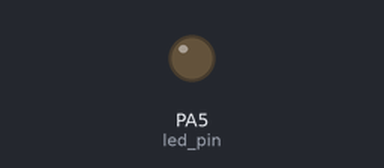
The program below on a simulated pyboard running MicroPython. Shown: output pins drawn as LEDs (lit = HIGH).

Above: at 0.05 s.
At 0.95 s:
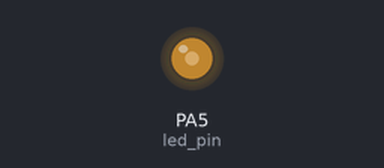
At 1.9 s:
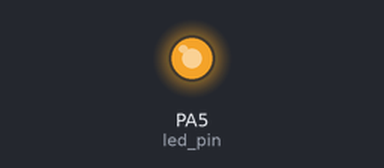
At 3.8 s:
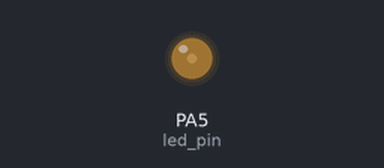
Timing chart, 0 to 5.5 s (numbered marks = the images above):
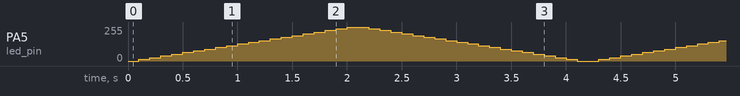

The program:

PWM_Control_LED_brightness.py
```python
from pyb import Pin, Timer
import time

# Define the pin connected to the LED (PA5 for STM32F401)
led_pin = Pin('PA5')

# Create a Timer object using pyb module
tim = Timer(2, freq=1000)  # Timer 2, 1 kHz frequency

# Configure the Timer channel for PWM using pyb module
ch = tim.channel(1, Timer.PWM, pin=led_pin)

# Set initial duty cycle to 1% using pyb module
ch.pulse_width_percent(1)

# Function to ramp up and down the PWM duty cycle
def ramp_pwm():
    try:
        for duty_cycle in range(0, 101, 5):  # Ramp up from 0% to 100%
            ch.pulse_width_percent(duty_cycle)
            time.sleep(0.1)

        for duty_cycle in range(100, -1, -5):  # Ramp down from 100% to 0%
            ch.pulse_width_percent(duty_cycle)
            time.sleep(0.1)

    except KeyboardInterrupt:
        pass

# Execute the ramp_pwm function continuously
while True:
    ramp_pwm()

# Cleanup (though it won't be reached in this script)
tim.deinit()
```
